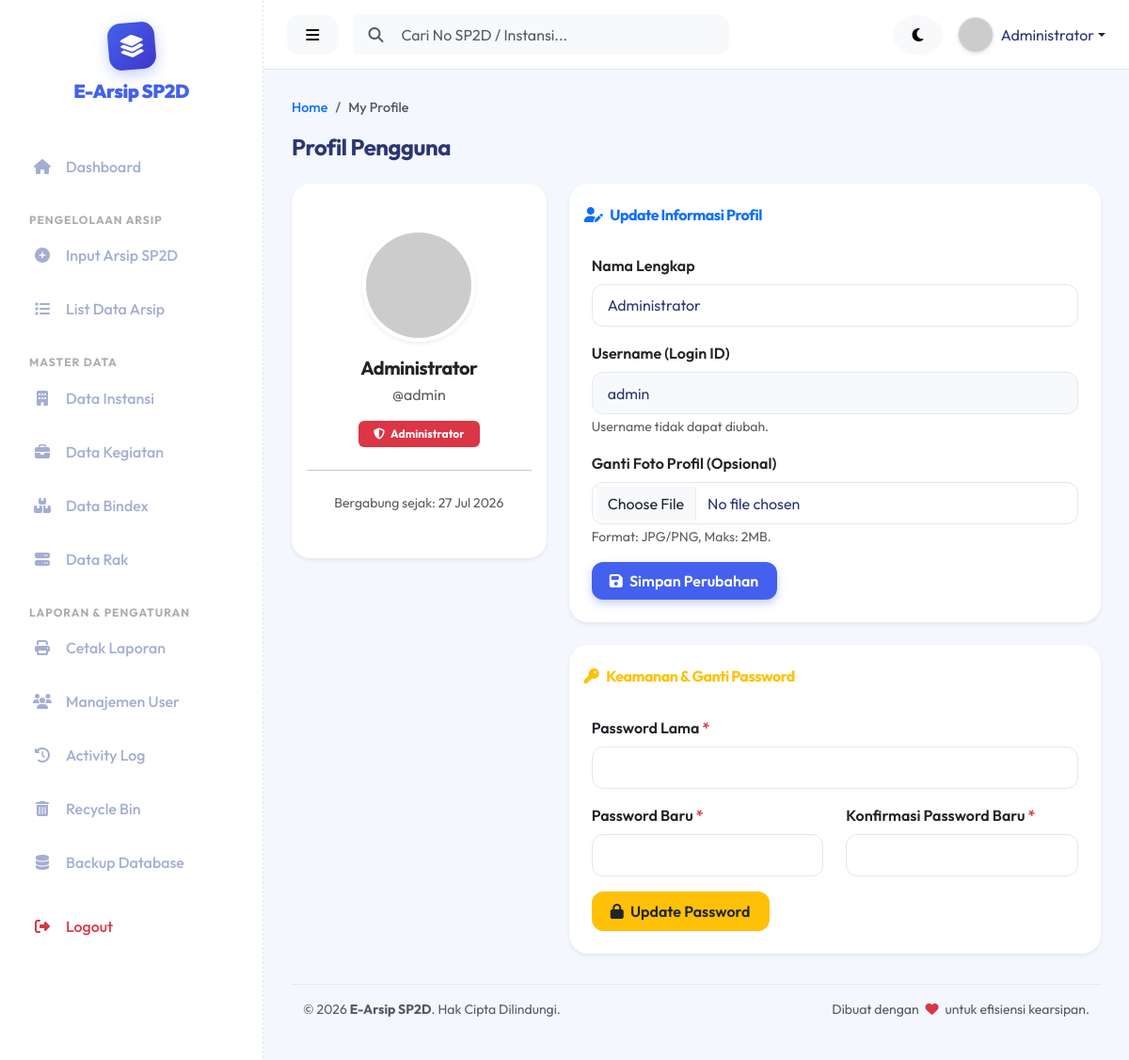
Page /index.php?page=profile (signed in) on the committed database.
### tables this page shows
CREATE TABLE `users` (
  `id` INT(11) AUTO_INCREMENT PRIMARY KEY,
  `nama` VARCHAR(100) NOT NULL,
  `username` VARCHAR(50) NOT NULL UNIQUE,
  `password` VARCHAR(255) NOT NULL,
  `role` ENUM('Pegawai', 'Admin', 'Superadmin') NOT NULL DEFAULT 'Pegawai',
  `status` ENUM('Aktif', 'Nonaktif') DEFAULT 'Aktif',
  `foto` VARCHAR(255) DEFAULT 'default.png',
  `created_at` TIMESTAMP DEFAULT CURRENT_TIMESTAMP,
  `updated_at` TIMESTAMP DEFAULT CURRENT_TIMESTAMP ON UPDATE CURRENT_TIMESTAMP
);

### config/config.php (called while the page is built, shortened)
<?php
function base_url($path = '') {
    return BASE_URL . $path;
}

### views/profile/index.php (the view, shortened to what this page needs)
<?php include 'views/layout/header.php'; ?>
<?php include 'views/layout/sidebar.php'; ?>
<?php include 'views/layout/navbar.php'; ?>
<nav aria-label="breadcrumb">
  <ol class="breadcrumb">
    <li class="breadcrumb-item"><a href="<?= base_url('index.php?page=dashboard') ?>" class="text-decoration-none">Home</a></li>
    <li class="breadcrumb-item active" aria-current="page">My Profile</li>
  </ol>
</nav>
<h4 class="font-weight-bold mb-4">Profil Pengguna</h4>
<div class="row">
    <div class="col-md-4 mb-4">
        <div class="card border-0 shadow-sm text-center">
            <div class="card-body py-5">
                <?php
                    $foto = ($user['foto'] == 'default.png' || empty($user['foto']))
                            ? 'https://ui-avatars.com/api/?name='.urlencode($user['nama']).'&background=0D6EFD&color=fff&size=128'
                            : base_url('assets/images/users/' . $user['foto']);
                ?>
                <img src="<?= $foto ?>" class="rounded-circle mb-3 shadow-sm" alt="User Photo" style="width: 120px; height: 120px; object-fit: cover; border: 4px solid #fff;">
                <h5 class="fw-bold mb-1"><?= htmlspecialchars($user['nama']) ?></h5>
                <p class="text-muted mb-3">@<?= htmlspecialchars($user['username']) ?></p>
                <?php if($user['role'] == 'Admin'): ?>
                    <span class="badge bg-danger px-3 py-2"><i class="fa-solid fa-shield-halved me-1"></i> Administrator</span>
                <?php else: ?>
                    <span class="badge bg-info text-dark px-3 py-2"><i class="fa-solid fa-user-tie me-1"></i> Petugas Arsip</span>
                <?php endif; ?>
                <hr class="my-4">
                <p class="small text-muted mb-0">Bergabung sejak: <?= date('d M Y', strtotime($user['created_at'])) ?></p>
            </div>
        </div>
    </div>
    <div class="col-md-8">
        <div class="card border-0 shadow-sm mb-4">
            <div class="card-header bg-transparent border-0 pt-4 pb-0">
                <h6 class="fw-bold text-primary"><i class="fa-solid fa-user-pen me-2"></i>Update Informasi Profil</h6>
            </div>
            <div class="card-body p-4">
                <form action="<?= base_url('index.php?page=profile_action&action=update_profile') ?>" method="POST" enctype="multipart/form-data">
                    <div class="mb-3">
                        <label class="form-label fw-semibold">Nama Lengkap</label>
                        <input type="text" class="form-control" name="nama" value="<?= htmlspecialchars($user['nama']) ?>" required>
                    </div>
                    <div class="mb-3">
                        <label class="form-label fw-semibold">Username (Login ID)</label>
                        <input type="text" class="form-control bg-light" value="<?= htmlspecialchars($user['username']) ?>" readonly disabled>
                        <small class="text-muted">Username tidak dapat diubah.</small>
                    </div>
                    <div class="mb-3">
                        <label class="form-label fw-semibold">Ganti Foto Profil (Opsional)</label>
                        <input type="file" class="form-control" name="foto" accept=".jpg,.jpeg,.png">
                        <small class="text-muted">Format: JPG/PNG, Maks: 2MB.</small>
                    </div>
                    <button type="submit" class="btn btn-primary"><i class="fa-solid fa-save me-1"></i> Simpan Perubahan</button>
                </form>
            </div>
        </div>
        <div class="card border-0 shadow-sm">
            <div class="card-header bg-transparent border-0 pt-4 pb-0">
                <h6 class="fw-bold text-warning"><i class="fa-solid fa-key me-2"></i>Keamanan & Ganti Password</h6>
            </div>
            <div class="card-body p-4">
                <form action="<?= base_url('index.php?page=profile_action&action=update_password') ?>" method="POST">
                    <div class="mb-3">
                        <label class="form-label fw-semibold">Password Lama <span class="text-danger">*</span></label>
                        <input type="password" class="form-control" name="password_lama" required>
                    </div>
                    <div class="row">
                        <div class="col-md-6 mb-3">
                            <label class="form-label fw-semibold">Password Baru <span class="text-danger">*</span></label>
                            <input type="password" class="form-control" name="password_baru" required>
                        </div>
                        <div class="col-md-6 mb-3">
                            <label class="form-label fw-semibold">Konfirmasi Password Baru <span class="text-danger">*</span></label>
                            <input type="password" class="form-control" name="konfirmasi_password" required>
                        </div>
                    </div>
                    <button type="submit" class="btn btn-warning text-dark"><i class="fa-solid fa-lock me-1"></i> Update Password</button>
                </form>
            </div>
        </div>
    </div>
</div>
<?php
include 'views/layout/footer.php';
?>

### assets/css/style.css (style rules this page uses)
:root { --primary-color: #4361ee; --success-color: #2ecc71; --warning-color: #f39c12; --danger-color: #e74c3c; --bg-color: #f4f7fe; --text-color: #2b3674; --card-bg: #ffffff; --sidebar-bg: #ffffff; --sidebar-text: #a3aed1; --sidebar-hover: #f4f7fe; --sidebar-active: #4361ee; --sidebar-active-text: #ffffff; --border-color: #e2e8f0; --shadow-soft: 0 10px 30px rgba(0, 0, 0, 0.03); --shadow-hover: 0 15px 35px rgba(67, 97, 238, 0.1); }
body { background-color: var(--bg-color); color: var(--text-color); font-family: 'Outfit', sans-serif; transition: background-color 0.4s ease, color 0.4s ease; overflow-x: hidden; }
h1, h2, h3, h4, h5, h6 { font-weight: 700; letter-spacing: -0.5px; }
.card { background-color: var(--card-bg); border: 1px solid var(--border-color); border-radius: 20px; box-shadow: var(--shadow-soft); transition: all 0.3s ease; }
.card-header { background-color: transparent; border-bottom: 1px solid var(--border-color); font-weight: 600; }
.form-control, .form-select { border-radius: 12px; border: 1px solid var(--border-color); padding: 0.6rem 1rem; transition: all 0.3s; background-color: var(--card-bg); color: var(--text-color); }
.btn { border-radius: 12px; font-weight: 600; padding: 0.5rem 1.2rem; transition: all 0.3s; }
.btn-primary { background-color: var(--primary-color); border: none; box-shadow: 0 4px 10px rgba(67, 97, 238, 0.3); }
.breadcrumb { font-weight: 500; font-size: 0.9rem; }

### rows in the picture
users: nama "Administrator", username "admin", created_at "27 Jul 2026"

### other values in the picture
$userName "Administrator"
